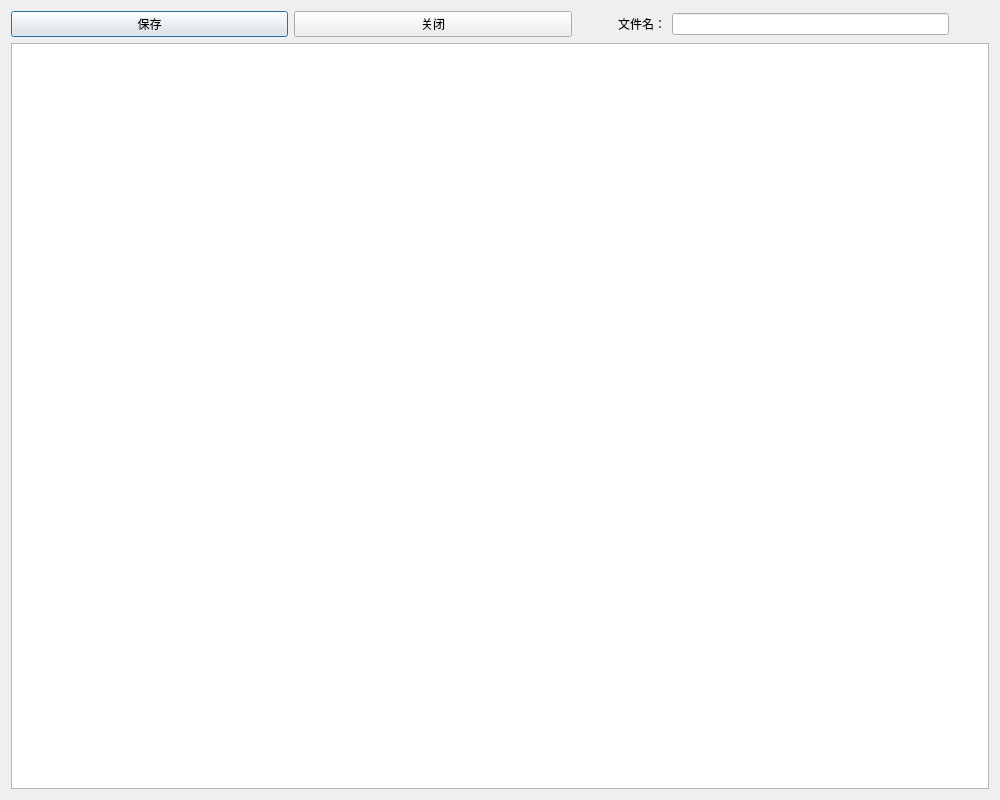
<?xml version="1.0" encoding="UTF-8"?>
<ui version="4.0">
 <class>Editor</class>
 <widget class="QDialog" name="Editor">
  <property name="geometry">
   <rect>
    <x>0</x>
    <y>0</y>
    <width>1000</width>
    <height>800</height>
   </rect>
  </property>
  <property name="windowTitle">
   <string>编辑器</string>
  </property>
  <layout class="QVBoxLayout" name="verticalLayout_2">
   <item>
    <layout class="QVBoxLayout" name="verticalLayout">
     <item>
      <layout class="QHBoxLayout" name="horizontalLayout" stretch="1,1,0,1,1,0">
       <item>
        <widget class="QPushButton" name="pushButtonSave">
         <property name="text">
          <string>保存</string>
         </property>
        </widget>
       </item>
       <item>
        <widget class="QPushButton" name="pushButtonClose">
         <property name="text">
          <string>关闭</string>
         </property>
        </widget>
       </item>
       <item>
        <spacer name="horizontalSpacer_2">
         <property name="orientation">
          <enum>Qt::Horizontal</enum>
         </property>
         <property name="sizeHint" stdset="0">
          <size>
           <width>40</width>
           <height>20</height>
          </size>
         </property>
        </spacer>
       </item>
       <item>
        <widget class="QLabel" name="label">
         <property name="sizePolicy">
          <sizepolicy hsizetype="Fixed" vsizetype="Preferred">
           <horstretch>0</horstretch>
           <verstretch>0</verstretch>
          </sizepolicy>
         </property>
         <property name="text">
          <string>文件名：</string>
         </property>
        </widget>
       </item>
       <item>
        <widget class="QLineEdit" name="lineEdit"/>
       </item>
       <item>
        <spacer name="horizontalSpacer">
         <property name="orientation">
          <enum>Qt::Horizontal</enum>
         </property>
         <property name="sizeHint" stdset="0">
          <size>
           <width>40</width>
           <height>20</height>
          </size>
         </property>
        </spacer>
       </item>
      </layout>
     </item>
     <item>
      <widget class="QTextEdit" name="textEdit"/>
     </item>
    </layout>
   </item>
  </layout>
 </widget>
 <resources/>
 <connections/>
</ui>
